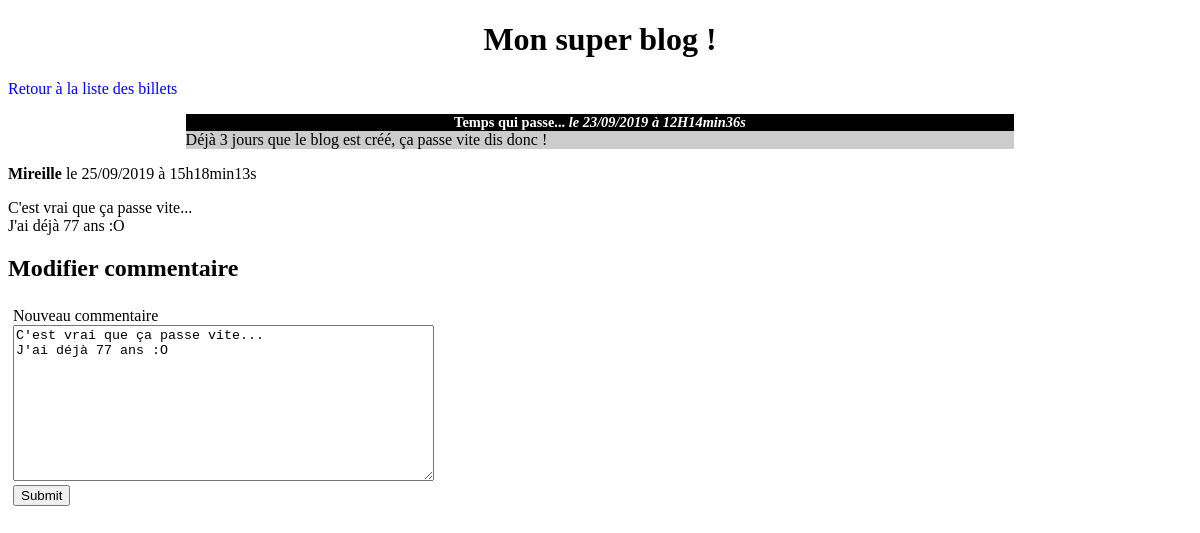
The app's page /index.php?action=comment&id=2&comment_id=3 with its own data.
### tables this page shows
CREATE TABLE IF NOT EXISTS `posts` (
  `id` int(11) NOT NULL AUTO_INCREMENT,
  `title` varchar(255) NOT NULL,
  `content` text NOT NULL,
  `creation_date` datetime NOT NULL,
  PRIMARY KEY (`id`)
);

CREATE TABLE IF NOT EXISTS `comments` (
  `id` int(11) NOT NULL AUTO_INCREMENT,
  `post_id` int(11) NOT NULL,
  `author` varchar(255) NOT NULL,
  `comment` text NOT NULL,
  `comment_date` datetime NOT NULL,
  PRIMARY KEY (`id`)
);

### controller/controller.php (called while the page is built, shortened)
<?php
require_once('model/PostManager.php');
require_once('model/CommentManager.php');
function comment() {
	$postManager = new PostManager();
	$commentManager = new CommentManager();
	$post = $postManager->getPost($_GET['id']);
	$comment = $commentManager->getComment($_GET['comment_id']);
	require('view/modifyCommentView.php');
}

### model/PostManager.php (called while the page is built, shortened)
<?php
class PostManager extends Manager {
	public function getPost($post_id) {
		$db = $this->dbConnect();
		$request = $db->prepare('SELECT id, title, content, DATE_FORMAT(creation_date, \'%d/%m/%Y à %HH%imin%ss\') AS creation_date_fr FROM posts WHERE id = ?');
		$request->execute(array($post_id));
		$post = $request->fetch();
		return $post;
	}
}

### model/CommentManager.php (called while the page is built, shortened)
<?php
class CommentManager extends Manager {
	public function getComment($comment_id) {
		$db = $this->dbConnect();
		$request = $db->prepare('SELECT id, author, comment, DATE_FORMAT(comment_date, \'%d/%m/%Y à %Hh%imin%ss\') AS comment_date_fr FROM comments WHERE id = ?');
		$request->execute(array($comment_id));
		$comment = $request->fetch();
		return $comment;
	}
}

### view/modifyCommentView.php (the view, shortened to what this page needs)
<h1> Mon super blog ! </h1>
<p> <a href="index.php">Retour à la liste des billets</a> </p>
<div class="news">
	<h3>
		<?= htmlspecialchars($post['title']) ?>
		<em>le <?= $post['creation_date_fr'] ?> </em>
	</h3>
	<p>
		<?= nl2br(htmlspecialchars($post['content'])); ?>
	</p>
</div>
<p> <strong><?= htmlspecialchars(($comment['author'])) ?></strong> le <?= $comment['comment_date_fr'] ?> </p>
	<p> <?= nl2br(htmlspecialchars($comment['comment'])) ?> </p>
<h2> Modifier commentaire </h2>
<form method="post" action="index.php?action=modifyComment&amp;id=<?= $post['id'] ?>&amp;comment_id=<?= $comment['id'] ?>">
	<p>
		<label for="comment">Nouveau commentaire</label> <br />
		<textarea id="comment" name="comment" cols="50" rows="10"><?= $comment['comment'] ?></textarea> <br />
		<input type="submit" />
	</p>
</form>
<?php require('template.php'); ?>

### public/css/style.css (style rules this page uses)
h1, h3 { text-align:center; }
h3 { background-color:black; color:white; font-size:0.9em; margin-bottom:0px; }
.news p { background-color:#CCCCCC; margin-top:0px; }
.news { width:70%; margin:auto; }
a { text-decoration: none; color: blue; }
form p { padding: 5px; }

### records on screen
posts: title "Temps qui passe...", content "Déjà 3 jours que le blog est créé, ça passe vite dis donc !"
comments: author "Mireille", comment "C'est vrai que ça passe vite... J'ai déjà 77 ans :O"

### other values on screen
$post['creation_date_fr'] "23/09/2019 à 12H14min36s"
$comment['comment_date_fr'] "25/09/2019 à 15h18min13s"
